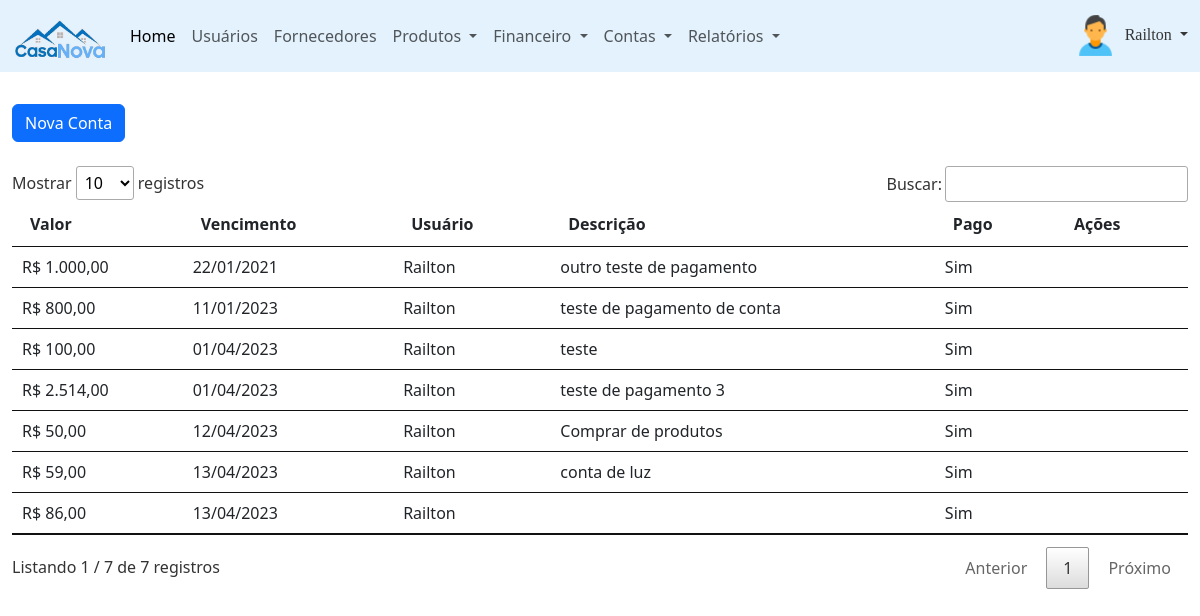
Before: /painel-adm/index.php?pagina=contas_pagar (signed in) with the older database file.
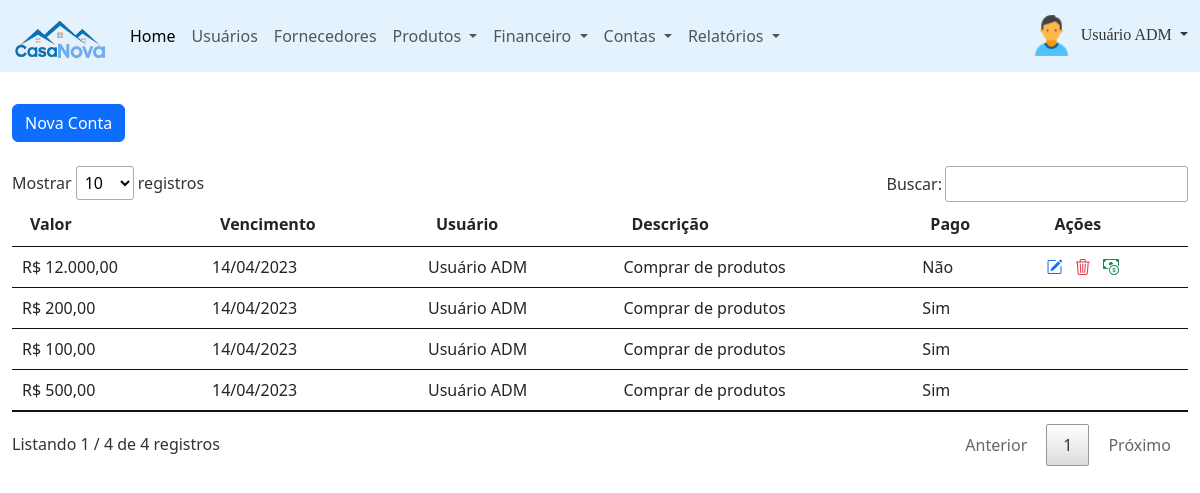
After: the same page with the newer database file.
### tables this page shows
CREATE TABLE `usuarios` (
  `id` int(11) NOT NULL,
  `nome` varchar(50) NOT NULL,
  `cpf` varchar(18) NOT NULL,
  `email` varchar(50) NOT NULL,
  `senha` varchar(20) NOT NULL,
  `nivel` varchar(13) NOT NULL
);

CREATE TABLE `contas_pagar` (
  `id` int(11) NOT NULL,
  `descricao` varchar(100) DEFAULT NULL,
  `valor` decimal(8,2) NOT NULL,
  `usuario` int(11) NOT NULL,
  `pago` varchar(4) NOT NULL,
  `data` date NOT NULL,
  `vencimento` date NOT NULL,
  `id_compra` int(11) NOT NULL
);

### painel-adm/contas_pagar.php (the view, shortened to what this page needs)
<?php
$pag = 'contas_pagar';
require_once("../conexao.php");
?>
<a class="btn btn-primary mt-2" href='index.php?pagina=<?php echo $pag ?>&funcao=novo' role="button">Nova Conta</a>
<div class="mt-4">
    <?php
    $query = $pdo->query("SELECT * from contas_pagar order by pago asc, vencimento asc");
    $res = $query->fetchAll(PDO::FETCH_ASSOC);
    $total_reg = @count($res);
    if($total_reg > 0){ ?>
    <table id="example" class="table table-hover my-2">
            <thead>
                <tr>
                    <th>Valor</th>
                    <th>Vencimento</th>
                    <th>Usuário</th>
                    <th>Descrição</th>
                    <th>Pago</th>
                    <th>Ações</th>
                </tr>
            </thead>
            <tbody>
                <?php
                for($i=0; $i <$total_reg; $i++){
                    $id_usu = $res[$i]['usuario'];
                    $query_p = $pdo->query("SELECT * from usuarios where id = '$id_usu'");
                    $res_p = $query_p->fetchAll(PDO::FETCH_ASSOC);
                    $nome_usu = $res_p[0]["nome"];
                ?>
                <tr>
                    <td>R$ <?php echo number_format($res[$i]["valor"], 2, ',', '.'); ?></td>
                    <td><?php echo implode('/', array_reverse(explode('-', $res[$i]["vencimento"]))); ?></td>
                    <td><?php echo $nome_usu ?></td>
                    <td><?php echo $res[$i]["descricao"] ?></td>
                    <td><?php echo $res[$i]["pago"] ?></td>
                    <td>
                        <?php if($res[$i]['pago'] != 'Sim'){ ?>
                        <a href="index.php?pagina=<?php echo $pag ?>&funcao=editar&id=<?php echo $res[$i]['id'] ?>" style="text-decoration: none;">
                            <i class="bi bi-pencil-square text-primary" title="Editar Registro"></i>
                        </a>
                        <a href="index.php?pagina=<?php echo $pag ?>&funcao=deletar&id=<?php echo $res[$i]['id'] ?>" style="text-decoration: none;">
                            <i class="bi bi-trash3 text-danger mx-2" title="Excluir Registro"></i>
                        </a>
                        <a href="index.php?pagina=<?php echo $pag ?>&funcao=pagar&id=<?php echo $res[$i]['id'] ?>" style="text-decoration: none;">
                            <i class="bi bi-cash-coin text-success" title="Pagar"></i>
                        </a>
                        <?php } ?>
                    </td>
                </tr>
                <?php } ?>
            </tbody>
    </table>
    <?php }else{
        echo "<p>Não existem dados para serem exibidos!";
    } ?>
</div>

### painel-adm/index.php (shortened to what this page needs)
<?php
require_once("../conexao.php");
$menu1 = "home";
$menu2 = "usuarios";
$menu3 = "fornecedores";
$menu4 = "categorias";
$menu5 = "produtos";
$menu6 = "compras";
$menu7 = "contas_pagar";
$query = $pdo->query("SELECT * from usuarios WHERE id = '$_SESSION[id_usuario]'");
$res = $query->fetchAll(PDO::FETCH_ASSOC);
$nome_usu = $res[0]['nome'];
?>
<!DOCTYPE html>
<html lang="pt-br">
    <head>
        <link href="https://cdn.jsdelivr.net/npm/bootstrap@5.3.0-alpha1/dist/css/bootstrap.min.css" rel="stylesheet">
        <link rel="stylesheet" type="text/css" href="../recurso/DataTables/datatables.min.css"/>
        <link rel="stylesheet" href="https://cdn.jsdelivr.net/npm/bootstrap-icons@1.10.3/font/bootstrap-icons.css">
    </head>
    <body>
        <header>
            <nav class="navbar navbar-expand-lg" style="background-color: #e3f2fd;">
                <div class="container-fluid">
                    <a class="navbar-brand" href="index.php"><img src="../imagem/logo.png" class="img-fluid" width="94px" height="60px" alt="Logo"/></a>
                    <div class="collapse navbar-collapse" id="navbarSupportedContent">
                        <ul class="navbar-nav me-auto mb-2 mb-lg-0">
                            <li class="nav-item">
                                <a class="nav-link active" aria-current="page" href="index.php?pagina=<?php echo $menu1 ?>">Home</a>
                            </li>
                            <li class="nav-item">
                                <a class="nav-link" href="index.php?pagina=<?php echo $menu2 ?>">Usuários</a>
                            </li>
                            <li class="nav-item">
                                <a class="nav-link" href="index.php?pagina=<?php echo $menu3 ?>">Fornecedores</a>
                            </li>
                            <li class="nav-item dropdown">
                                <a class="nav-link dropdown-toggle" href="#" role="button" data-bs-toggle="dropdown" aria-expanded="false">
                                    Produtos
                                </a>
                            </li>
                            <li class="nav-item dropdown">
                                <a class="nav-link dropdown-toggle" href="#" role="button" data-bs-toggle="dropdown" aria-expanded="false">
                                    Financeiro
                                </a>
                            </li>
                            <li class="nav-item dropdown">
                                <a class="nav-link dropdown-toggle" href="#" role="button" data-bs-toggle="dropdown" aria-expanded="false">
                                    Contas
                                </a>
                            </li>
                            <li class="nav-item dropdown">
                                <a class="nav-link dropdown-toggle" href="#" role="button" data-bs-toggle="dropdown" aria-expanded="false">
                                    Relatórios
                                </a>
                            </li>
                        </ul>
                        <form class="d-flex">
                            <div class="btn-group">
                                <a class="dropdown-toggle" href="#" role="button" data-bs-toggle="dropdown" aria-expanded="false" style="text-decoration: none; color: #363636;">
                                    <img src="../imagem/icone-usuario.png" width="49px" height="49px" alt="usuário padrão"/>
                                    <font face="Verdana"><?php echo $nome_usu; ?></font>
                                </a>
                            </div>
                        </form>
                    </div>
                </div>
            </nav>
        </header>
        <main>
            <div class="container-fluid mt-4">
                <?php
                if(@$_GET['pagina'] == $menu1){
                    require_once($menu1. ".php");
                }
                else if(@$_GET['pagina'] == $menu2){
                    require_once($menu2. ".php");
                }
                else if(@$_GET['pagina'] == $menu3){
                    require_once($menu3. ".php");
                }
                else if(@$_GET['pagina'] == $menu4){
                    require_once($menu4. ".php");
                }
                else if(@$_GET['pagina'] == $menu5){
                    require_once($menu5. ".php");
                }
                else if(@$_GET['pagina'] == $menu6){
                    require_once($menu6. ".php");
                }
                else if(@$_GET['pagina'] == $menu7){
                    require_once($menu7. ".php");
                }
                ?>
            </div>
        </main>
    </body>
</html>

Changed rows visible on the page:
removed contas_pagar: valor "1.000,00", vencimento "22/01/2021", usuarios.nome "Railton", descricao "outro teste de pagamento", pago "Sim"
removed contas_pagar: valor "800,00", vencimento "11/01/2023", usuarios.nome "Railton", descricao "teste de pagamento de conta", pago "Sim"
removed contas_pagar: valor "100,00", vencimento "01/04/2023", usuarios.nome "Railton", descricao "teste", pago "Sim"
removed contas_pagar: valor "2.514,00", vencimento "01/04/2023", usuarios.nome "Railton", descricao "teste de pagamento 3", pago "Sim"
removed contas_pagar: valor "50,00", vencimento "12/04/2023", usuarios.nome "Railton", descricao "Comprar de produtos", pago "Sim"
removed contas_pagar: valor "59,00", vencimento "13/04/2023", usuarios.nome "Railton", descricao "conta de luz", pago "Sim"
removed contas_pagar: valor "86,00", vencimento "13/04/2023", usuarios.nome "Railton", pago "Sim"
changed usuarios: nome "Railton" → "Usuário ADM"
added contas_pagar: valor "12.000,00", vencimento "14/04/2023", usuarios.nome "Usuário ADM", descricao "Comprar de produtos", pago "Não"
added contas_pagar: valor "200,00", vencimento "14/04/2023", usuarios.nome "Usuário ADM", descricao "Comprar de produtos", pago "Sim"
added contas_pagar: valor "100,00", vencimento "14/04/2023", usuarios.nome "Usuário ADM", descricao "Comprar de produtos", pago "Sim"
added contas_pagar: valor "500,00", vencimento "14/04/2023", usuarios.nome "Usuário ADM", descricao "Comprar de produtos", pago "Sim"
Other visible differences:
text written by a page script: "Mostrar registros Buscar: Listando 1 / 7 de 7 registros Anterior 1 Próximo" → "Mostrar registros Buscar: Listando 1 / 4 de 4 registros Anterior 1 Próximo"
